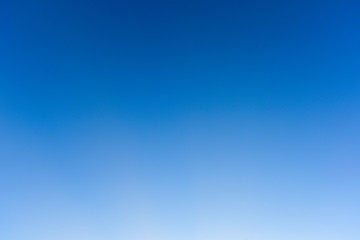
%> input picture A1 - Content-Aware Photo Enhancement/src/coloredSky.jpg, 360 x 240 px; the run also reads 1 picture not shown here
$ octave --eval "result = enhanceSky(imread('coloredSky.jpg'));"   (GNU Octave 9; MATLAB toolbox functions it lacks are replaced by stand-ins)
%> lines starting %> are read from the running program, lines starting %| are printed output that depends on the picture
function sky = enhanceSky(rgbImg)
    labImg = rgb2lab(rgbImg);
%> labImg: size 240x360x3 double; mean of channels 1, 2, 3 54.2, 3.4, -42.4
    greyImg = rgb2gray(rgbImg);
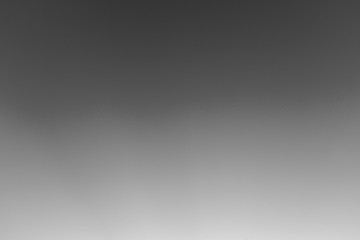
%> greyImg: size 240x360 uint8; min 53, max 216, mean 118.6

    figure, imshow(rgbImg);
    title('Sky Input');

    bChannel = labImg(:,:,3);
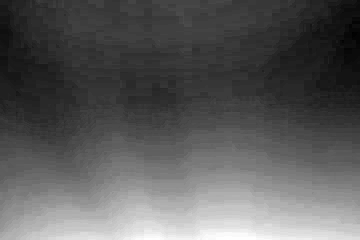
%> bChannel: size 240x360 double; min -56.65, max -16.9, mean -42.39; drawn with min black and max white
    a = zeros(size(labImg, 1), size(labImg, 2));
    b = cat(3, a, a, bChannel);
%> b: size 240x360x3 double; mean of channels 1, 2, 3 0, 0, -42.39
    %Blue Component of image
    mask = b(:,:,3) < 0;
%> mask: size 240x360 logical; every value is 1
    mask1 = greyImg;
    for i = 1:size(mask,1)
        for j = 1:size(mask,2)
            if mask(i,j) == 0.00
                mask1(i,j) = 0.00;
            end
        end
    end
    mask1 = im2double(mask1);
    mask1 = cat(3,mask1,mask1,mask1);
%> mask1: size 240x360x3 double; mean of channels 1, 2, 3 0.465, 0.465, 0.465
    %figure, imshow(mask1);

    %Transfer color
    %Borrowed from a github repo
    GRAPH = false;

    target = {};
    gsource = {};
    csource = {};
    target.image = im2double(mask1);
    gsource.image = im2double(imread('greySky.jpg'));
%> gsource.image: size 240x360 double; min 0.208, max 0.847, mean 0.465; mean of the top-left, top-right, bottom-left and bottom-right quarters 0.295, 0.314, 0.607, 0.644
    csource.image = im2double(imread('coloredSky.jpg'));

    csource.lab = rgb2lab(csource.image);
    if ndims(gsource.image) == 3
        gsource.lab = rgb2lab(gsource.image);
    else
        gsource.lab = gsource.image;
    end
    if ndims(target.image) == 3
        target.lab = rgb2gray(target.image);
    else
        target.lab = target.image;
    end

%> (the run ends here)
